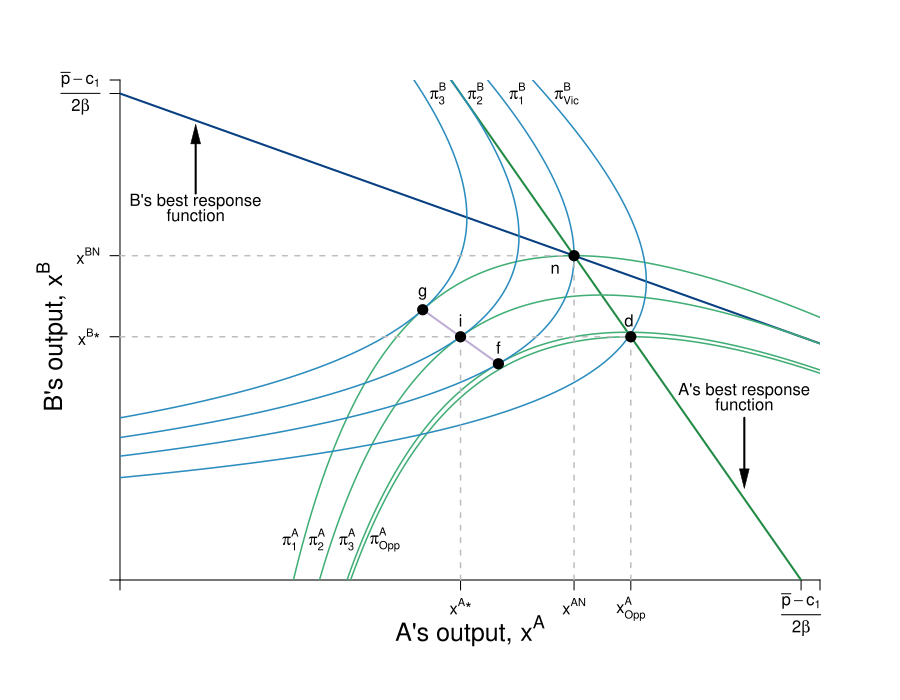

This figure's R source:
require(shape)
pdf(file = "competitionmarkets/cournot_brfs_profits/cournot_brfs_profits_3.pdf", width = 9, height = 7)

#Set parameters for graphics
axislabelsize <- 1.5
graphlinewidth <- 2
segmentlinewidth <- 1.5

COL <- c("#7fc97f", "#beaed4", "#fdc086", "#ffff99", "#386cb0", "#f0027f", "#bf5b17", "#666666")
COLA <- c("#99d8c9","#66c2a4","#41ae76", "#238b45", "#005824")
COLB <- c("#4eb3d3", "#2b8cbe", "#0868ac","#084081")

par(mar =  c(6, 6, 4, 4))

piA <- function(xa, xb, s = 0.5, pmax = 20, c1 = 2) {
  (pmax - s*xb)*xa - s*(xa)^2 - c1*xa
}

piB <- function(xa, xb, s = 0.5, pmax = 20, c1 = 2) {
  (pmax - s*xa)*xb - s*(xb)^2 - c1*xb
}

brfB <- function(xa, s = 0.5, pmax = 20, c1 = 2) {
  (pmax - c1)/(2*s) - (1/2)*xa
}

brfA <- function(xa, s = 0.5, pmax = 20, c1 = 2) {
  (pmax - c1)/s - 2*xa
}

isoA <- function(xa, s = 0.5, pmax = 20, c1 = 2, piA = 72){
  -(c1*xa - pmax*xa + s*xa^2 + piA)/(s*xa)
}

isoB1 <- function(xa, s = 0.5, pmax = 20, c1 = 2, piB = 72){
  (-sqrt((c1 - pmax + s*xa)^2 - 4*piB*s) - c1 + pmax -s*xa)/(2*s)
}

isoB2 <- function(xa, s = 0.5, pmax = 20, c1 = 2, piB = 72){
  (sqrt((c1 - pmax + s*xa)^2 - 4*piB*s) - c1 + pmax -s*xa)/(2*s)
}


#Input into Wolfram Alpha: solve for x y = 1/b - (0.5*x)/(a*b) - u/(a*b*x)

#solve for y 72 = (p - s*y)*x - s*(x)^2 - c1*x 
#solve for y 72 = (p - s*x)*y - s*(y)^2 - c1*y

xlims <- c(0, 18.5)
ylims <- c(0, 18.5)

npts <- 501 
x <- seq(xlims[1], xlims[2], length.out = npts)
y <- seq(ylims[1], ylims[2], length.out = npts) 
a <- c(72, 81, 90, 91.125)
b <- c(61, 72, 81, 90)

plot(0, 0, xlim = xlims, ylim = ylims, type = "n",
     xlab = expression(paste("")),
     ylab = expression(paste("")), 
     xaxt = "n", 
     yaxt = "n", 
     cex.lab = axislabelsize, 
     bty = "n",
     xaxs="i", 
     yaxs="i")

ticksy <- c(0, 9, 12, 18, ylims[2])
ylabels <- c(NA, expression(paste(x^{B},"*")), expression(paste(x^{BN})), expression(paste( frac(bar(p) - c[1],2*beta) )),  NA)
ticksx <- c(0, 9, 12, 13.5, 18, xlims[2])
xlabels <- c(NA, expression(paste(x^{A},"*")), expression(paste(x^{AN})), expression(paste(x[Opp]^{A})), expression(paste(frac(bar(p) - c[1],2*beta))), NA)

axis(1, at = ticksx, pos = 0, labels = FALSE)
text(x = c(0, 9, 12, 13.5, 18, 36, xlims[2]), par("usr")[3] - 0.4, labels = xlabels, srt = 0, pos = 1, xpd = TRUE)
axis(2, at = ticksy, pos = 0, labels = ylabels, las = 1)

npts <- 500 
xx1 <- seq(xlims[1], xlims[2], length.out = npts)

#Pareto-improving lens
xpoly1 <- seq(from = 5.95, to = 12, length.out = 500)
ypoly1 <- isoA(xpoly1)
ypoly2 <- isoB1(xpoly1)
# polygon(x = c(xpoly1, rev(xpoly1)), y = c(ypoly1, rev(ypoly2)), col=COL[4], density=NULL, border = NA)
# 

lines(xx1, brfA(xx1, s = 0.5, pmax = 20, c1 = 2), col = COLA[4], lwd = graphlinewidth)
lines(xx1, brfB(xx1, s = 0.5, pmax = 20, c1 = 2), col = COLB[4], lwd = graphlinewidth)

contour(y, x,
        outer(x, y, piA),
        drawlabels = FALSE,
        col = COLA[3],
        lwd = segmentlinewidth,
        levels = a,
        xaxs="i",
        yaxs="i",
        add = TRUE)

mtext(expression(paste("A's output, ", x^A)), side=1, line = 2.5, cex = axislabelsize)
text(-1.8, 9, expression(paste("B's output, ", x^B)), xpd = TRUE, cex = axislabelsize, srt = 90) 

contour(x, y,
        outer(x, y, piB),
        drawlabels = FALSE,
        col = COLB[2],
        lwd = segmentlinewidth,
        levels = b,
        add = TRUE
)

#Label the iso-welfare functions for the HG, Aisha
text(4.5, 1.5, expression(pi[1]^A))
text(5.2, 1.5, expression(pi[2]^A))
text(6, 1.5, expression(pi[3]^A))
text(7, 1.5, expression(pi[Opp]^A))

#Label the indifference curves for the HG, Betty
text(11.8, 18, expression(pi[Vic]^B))
text(10.5, 18, expression(pi[1]^B))
text(9.4, 18, expression(pi[2]^B))
text(8.4, 18, expression(pi[3]^B))


#Label Nash Equilibrium 
segments(0, 12, 12, 12, lty = 2, col = "gray" , lwd = segmentlinewidth)
segments(12, 0, 12, 12, lty = 2, col = "gray" , lwd = segmentlinewidth)
points(12, 12, pch = 16, col = "black", cex = 1.5)
text(11.5, 11.5, expression(paste("n")))

#Checking points
segments(8, 10, 10, 8, lty = 1, col = COL[2] , lwd = graphlinewidth)


text(9, 9.6, expression(paste("i")))
segments(0, 9, 13.5, 9, lty = 2, col = "gray" , lwd = segmentlinewidth)
segments(9, 0, 9, 9, lty = 2, col = "gray" , lwd = segmentlinewidth)
segments(13.5, 0, 13.5, 9, lty = 2, col = "gray" , lwd = segmentlinewidth)
points(9, 9, pch = 16, col = "black", cex = 1.5)
points(13.5, 9, pch = 16, col = "black", cex = 1.5)
text(13.45, 9.6, expression(paste("d")))


points(10, 8, pch = 16, col = "black", cex = 1.5)
text(10, 8.6, expression(paste("f")))
points(8, 10, pch = 16, col = "black", cex = 1.5)
text(8, 10.6, expression(paste("g")))

#A's brf
text(2, 14, expression(paste("B's best response")))
text(2, 13.5, expression(paste("function")))
Arrows(2, 14.3, 2, 16.5, col = "black", lty = 1, lwd = 2, arr.type = "triangle", arr.lwd = 0.5)

#B's brf
text(16.5, 7, expression(paste("A's best response")))
text(16.5, 6.5, expression(paste("function")))
Arrows(16.5, 6, 16.5, 3.75, col = "black", lty = 1, lwd = 2, arr.type = "triangle", arr.lwd = 0.5)


dev.off()
